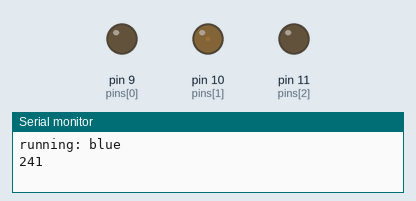
A sketch run on a simulated Arduino Uno, built with avr-gcc and run on an emulated ATmega328P. Parts: output pins drawn as LEDs (lit = HIGH), the last lines printed to the serial monitor. Random numbers use the default seed unless the sketch sets one.

Above: at 0.15 s.
At 5.85 s:
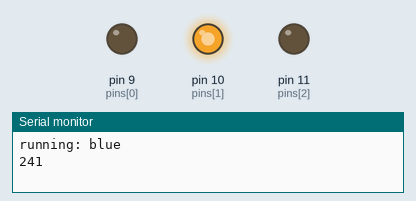
At 11.85 s:
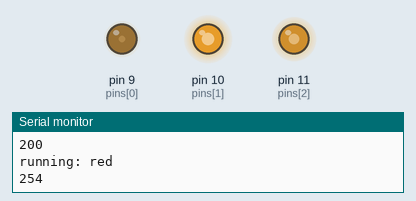
At 19.96 s:
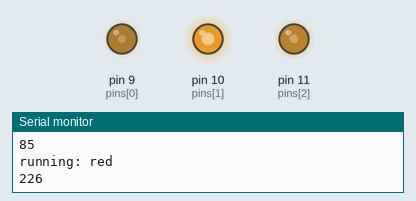
At 29.86 s:
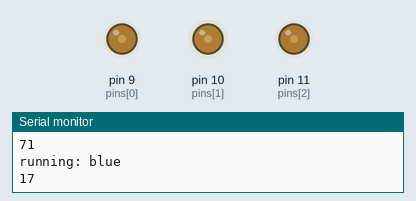
At 39.77 s:
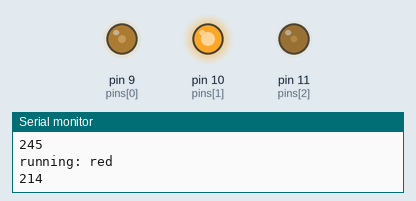
Timing chart, 0 to 40.0 s (numbered marks = the images above):
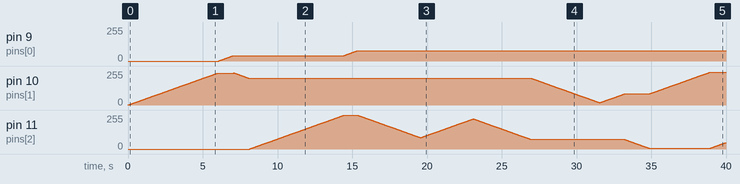

Measured:
- by itself, pin 9 (pins[0]): moves from 0/255 to 76/255 over 9.3 s

The sketch:

RGB_LED.ino
```cpp
void setup() {
  // put your setup code here, to run once:
  int pins[] = {9,10,11};
  pinMode(pins, OUTPUT);
  Serial.begin(9600);
}

int green(int current_green){
  int rnum = random(256);
  Serial.println(rnum);
  if(rnum<current_green){
    while(current_green>rnum){
      analogWrite(9,current_green);
      delay(25);
      current_green--;
    }
  }
  else if(rnum>current_green){
    while(current_green<rnum){
      analogWrite(9,current_green);
      delay(25);
      current_green++;
    }
  }
  Serial.println(current_green);
  return current_green;
}

int blue(int current_blue){
  int rnum = random(256);
  Serial.println(rnum);
  if(rnum<current_blue){
    while(current_blue>rnum){
      analogWrite(10,current_blue);
      delay(25);
      current_blue--;
    }
  }
  else if(rnum>current_blue){
    while(current_blue<rnum){
      analogWrite(10,current_blue);
      delay(25);
      current_blue++;
    }
  }
  Serial.println(current_blue);
  return current_blue;
}

int red(int current_red){
  int rnum = random(256);
  Serial.println(rnum);
  if(rnum<current_red){
    while(current_red>rnum){
      analogWrite(11,current_red);
      delay(25);
      current_red--;
    }
  }
  else if(rnum>current_red){
    while(current_red<rnum){
      analogWrite(11,current_red);
      delay(25);
      current_red++;
    }
  }
  Serial.println(current_red);
  return current_red;
}

void loop() {
  // put your main code here, to run repeatedly:

  int current_red = 0;
  int current_blue = 0;
  int current_green = 0;
  int i=0;

  while(i<50000){
    int rnum = random(3);

    if(rnum == 0){
      Serial.println("running: red");
      current_red = red(current_red);
    }
    else if(rnum == 1){
      Serial.println("running: blue");
      current_blue = blue(current_blue);
    }
    else{
      Serial.println("running: green");
      current_green = green(current_green);
    }

    // Serial.println(current_red);
    // Serial.println(current_blue);
    // Serial.println(current_green);

    i++;
  }

  Serial.println("done");

  digitalWrite(9, LOW);
  digitalWrite(10, LOW);
  digitalWrite(11, LOW);
}
```
